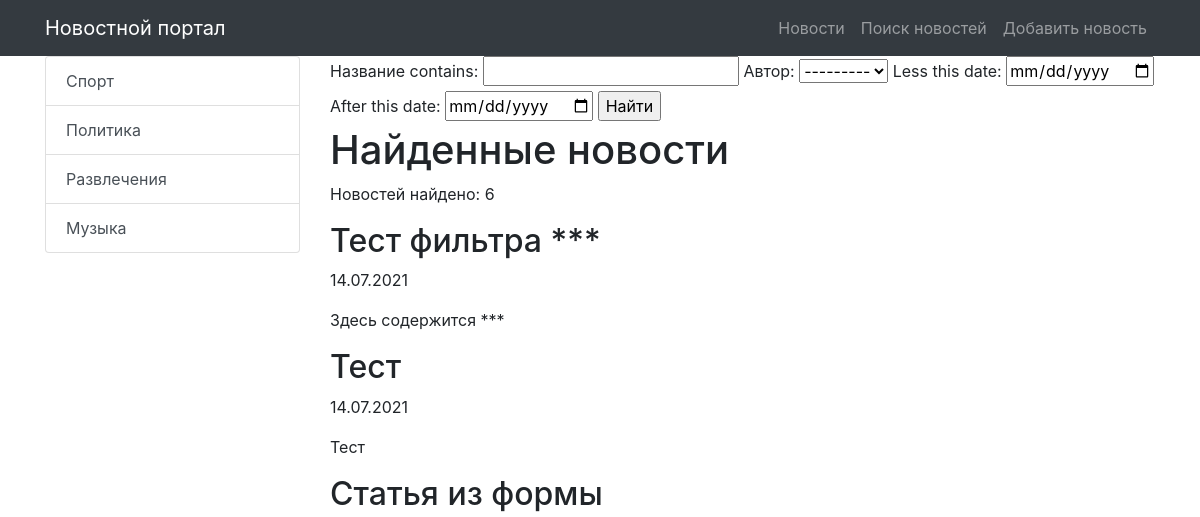
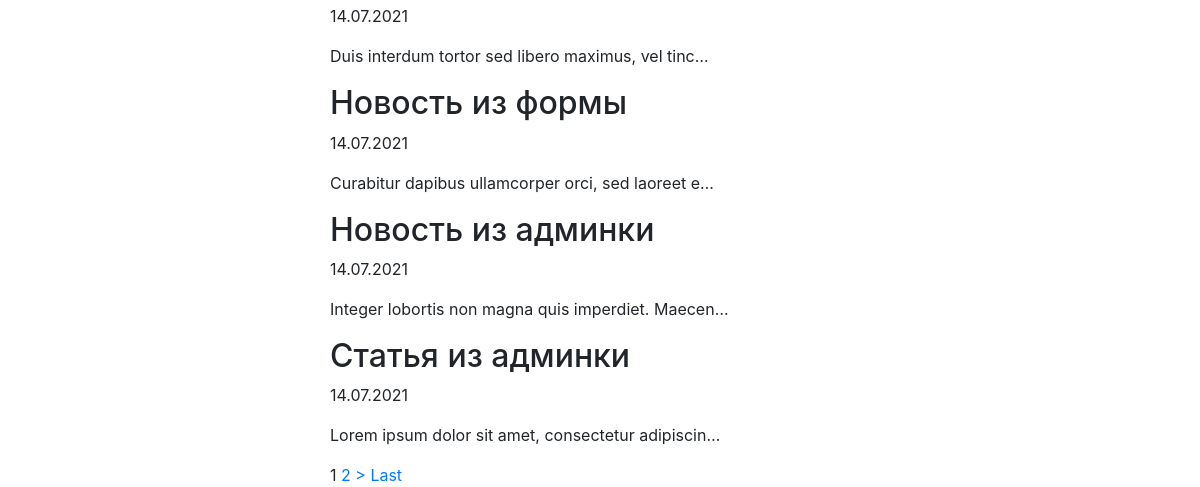
The page /news/search/ on the database as committed earlier (2 pictures, top to bottom).
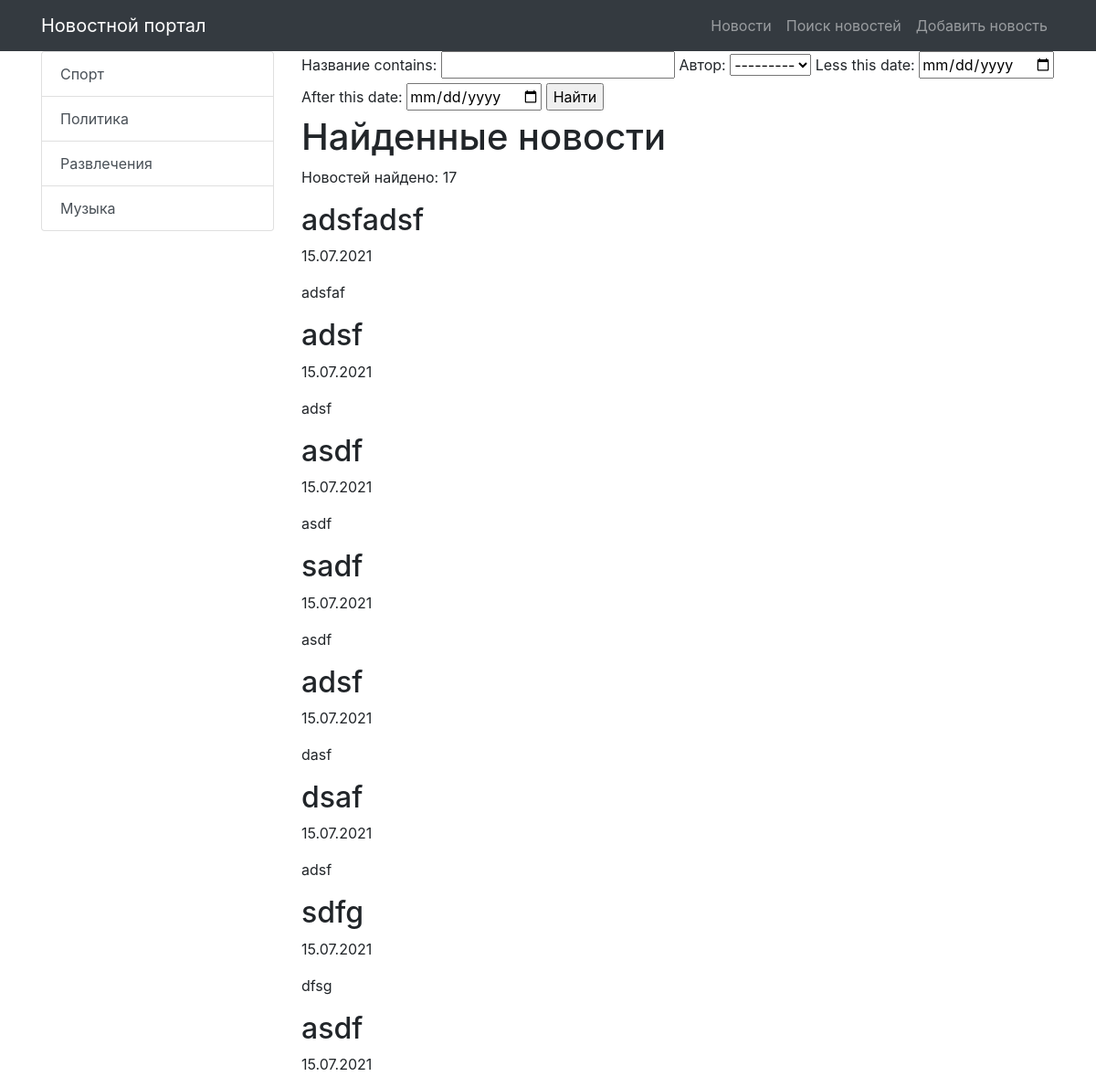
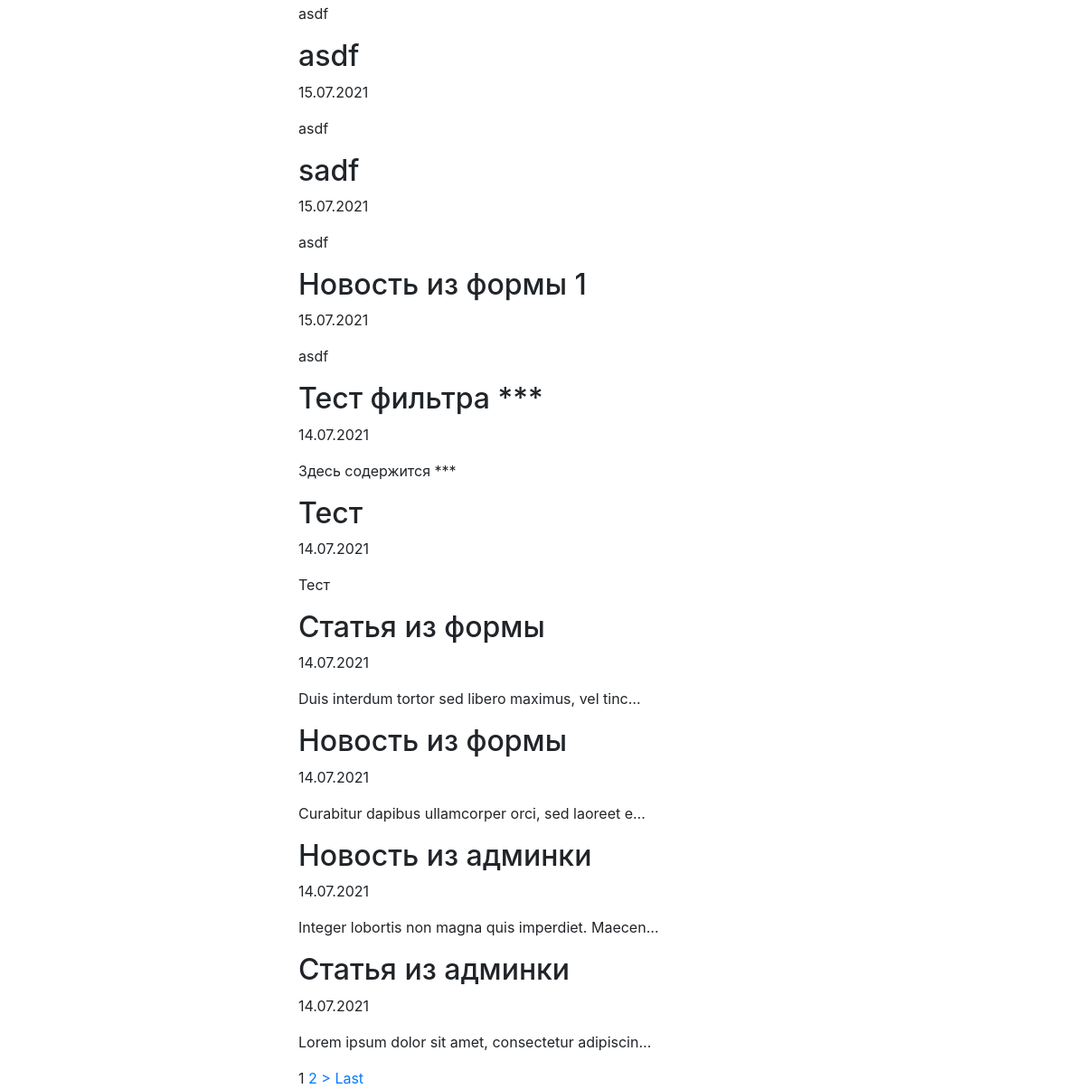
The same page on the database as committed later (2 pictures, top to bottom).
### news/models.py (models this page shows, shortened)
class Category(models.Model):
    title = models.CharField(max_length=255, unique=True)
    subscribers = models.ManyToManyField(User)
    def get_absolute_url(self):
        return reverse('news_category', kwargs={'category_id': self.pk})

class Post(models.Model):
    TYPE = [
        ('Article', 'Статья'),
        ('News', 'Новость'),
    ]
    author = models.ForeignKey(Author, on_delete=models.CASCADE, verbose_name='Автор')
    category = models.ManyToManyField(Category, through='PostCategory')
    type = models.CharField(max_length=20, choices=TYPE, verbose_name='Тип', default='Article')
    creation_datetime = models.DateTimeField(auto_now_add=True, verbose_name='Дата публикации')
    title = models.CharField(max_length=255, verbose_name='Название')
    text = models.TextField(verbose_name='Содержание')
    rating = models.IntegerField(default=0)

### news/views.py (the view)
# urls.py: path('search/', NewsSearch.as_view(), name='news_search'),
class NewsSearch(ListView):
    model = Post
    template_name = 'news_search.html'
    context_object_name = 'news'
    queryset = Post.objects.order_by('-creation_datetime')
    paginate_by = 5
    def get_context_data(self, **kwargs):
        context = super().get_context_data(**kwargs)
        context['posts_amount'] = len(Post.objects.all())
        context['filter'] = PostFilter(self.request.GET, queryset=self.get_queryset())
        context['categories'] = Category.objects.all()
        return context

### news/models.py (called while the page is built)
    def __str__(self):
        return f"{self.user}"

### news/templatetags/custom_filters.py (called while the page is built)
@register.filter(name='censor')
def censor(text, swearing):
    if swearing in text:
        return text.replace(swearing, '***')
    return text

### templates/news_search.html (shortened to what this page needs)
{% extends 'default.html' %}
{% load custom_filters %}
{% block content %}
    <form method="GET">
    {{ filter.form }}
    <input type="submit" value="Найти">
    </form>
    <h1>Найденные новости</h1>
    {% if news %}
    <p> Новостей найдено: {{ filter.qs | length }}</p>
        {% for news_one in filter.qs %}
            <h2>{{ news_one.title | censor:'очень_плохое_слово'}}</h2>
            <p>{{ news_one.creation_datetime | date:'d.m.Y'}}</p>
            <p>{{ news_one.text | censor:'очень_плохое_слово' | truncatechars:50}}</p>
        {% endfor %}
    {% else %}
        <h2>Новости не найдены</h2>
    {% endif %}
    {% if is_paginated %}
    {% for num in page_obj.paginator.page_range %}
        {% if page_obj.number == num %}
            <a>{{ num }}</a>
        {% elif num > page_obj.number|add:'-2' and num < page_obj.number|add:'2' %}
            <a href="?page={{ num }}">{{ num }}</a>
        {% endif %}
    {% endfor %}
    {% if page_obj.has_next %}
        <a href="?page={{ page_obj.next_page_number }}">></a>
        <a href="?page={{ page_obj.paginator.num_pages }}">Last</a>
    {% endif %}
    {% endif %}
{% endblock content %}

### templates/default.html (shortened to what this page needs)
{% load static %}
<!DOCTYPE html>
<html lang="en">
<head>
    <link href="{% static 'vendor/bootstrap/css/bootstrap.min.css' %}" rel="stylesheet">
</head>
<body>
<nav class="navbar navbar-expand-lg navbar-dark bg-dark static-top">
    <div class="container">
        <a class="navbar-brand" href="/news/">Новостной портал</a>
        <div class="collapse navbar-collapse" id="navbarResponsive">
            <ul class="navbar-nav ml-auto">
                <li class="nav-item">
                    <a class="nav-link" href="/news/">Новости</a>
                </li>
                <li class="nav-item">
                    <a class="nav-link" href="{% url 'news_search' %}">Поиск новостей</a>
                </li>
                <li class="nav-item">
                    <a class="nav-link" href="{% url 'news_add' %}">Добавить новость</a>
                </li>
            </ul>
        </div>
    </div>
</nav>
<div class="container">
    <div class="row">
        <div class="col-md-3">
            <div class="list-group">
                {% for item in categories %}
                <a href="{{ item.get_absolute_url }}" class="list-group-item list-group-item-action">
                    {{ item.title }}
                </a>
                {% endfor %}
            </div>
        </div>
        <div class="col-md-9">
            {% block content %}
            {% endblock content %}
        </div>
    </div>
</div>
</body>
</html>

Rows that differ between the two databases and show on the page:
added Post: title|censor "adsfadsf", creation_datetime "15.07.2021", text|censor "adsfaf"
added Post: title|censor "adsf", creation_datetime "15.07.2021", text|censor "adsf"
added Post: title|censor "asdf", creation_datetime "15.07.2021", text|censor "asdf"
added Post: title|censor "sadf", creation_datetime "15.07.2021", text|censor "asdf"
added Post: title|censor "adsf", creation_datetime "15.07.2021", text|censor "dasf"
added Post: title|censor "dsaf", creation_datetime "15.07.2021", text|censor "adsf"
added Post: title|censor "sdfg", creation_datetime "15.07.2021", text|censor "dfsg"
added Post: title|censor "asdf", creation_datetime "15.07.2021", text|censor "asdf"
added Post: title|censor "asdf", creation_datetime "15.07.2021", text|censor "asdf"
added Post: title|censor "sadf", creation_datetime "15.07.2021", text|censor "asdf"
added Post: title|censor "Новость из формы 1", creation_datetime "15.07.2021", text|censor "asdf"
Other text that changed with them:
{{ filter.qs | length }}: "6" → "17"
